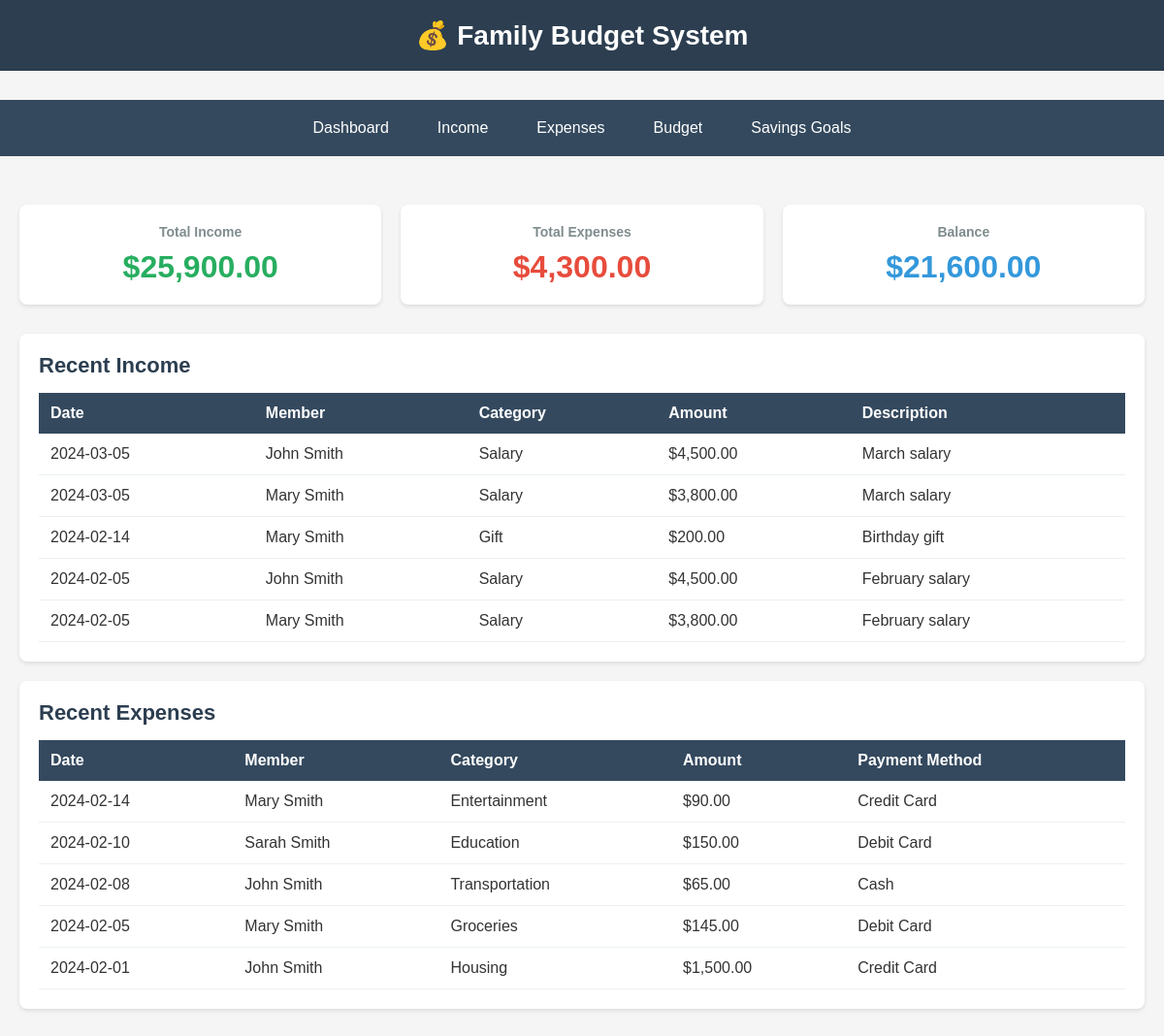
The page / on the database its author committed.
### tables this page shows
CREATE TABLE income (
    income_id INT,
    member_id INT,
    income_category_id INT,
    amount DECIMAL(10, 2),
    income_date DATE,
    description VARCHAR(255)
);

CREATE TABLE family_members (
    member_id INT,
    member_name VARCHAR(100),
    relationship VARCHAR(50),
    email VARCHAR(100),
    phone VARCHAR(20)
);

CREATE TABLE income_categories (
    income_category_id INT,
    category_name VARCHAR(100),
    description VARCHAR(255)
);

CREATE TABLE expenses (
    expense_id INT,
    member_id INT,
    expense_category_id INT,
    amount DECIMAL(10, 2),
    expense_date DATE,
    payment_method VARCHAR(50),
    description VARCHAR(255)
);

CREATE TABLE expense_categories (
    expense_category_id INT,
    category_name VARCHAR(100),
    budget_amount DECIMAL(10, 2),
    description VARCHAR(255)
);

### index.php (the view, shortened to what this page needs)
<?php
include 'includes/db_connect.php';
$income_query = "SELECT SUM(amount) as total FROM income";
$income_result = mysqli_query($conn, $income_query);
$income_row = mysqli_fetch_assoc($income_result);
$total_income = $income_row['total'] ? $income_row['total'] : 0;
$expense_query = "SELECT SUM(amount) as total FROM expenses";
$expense_result = mysqli_query($conn, $expense_query);
$expense_row = mysqli_fetch_assoc($expense_result);
$total_expenses = $expense_row['total'] ? $expense_row['total'] : 0;
$balance = $total_income - $total_expenses;
$recent_income = mysqli_query($conn, "SELECT i.*, m.member_name, c.category_name
                                       FROM income i
                                       LEFT JOIN family_members m ON i.member_id = m.member_id
                                       LEFT JOIN income_categories c ON i.income_category_id = c.income_category_id
                                       ORDER BY i.income_date DESC LIMIT 5");
$recent_expenses = mysqli_query($conn, "SELECT e.*, m.member_name, c.category_name
                                         FROM expenses e
                                         LEFT JOIN family_members m ON e.member_id = m.member_id
                                         LEFT JOIN expense_categories c ON e.expense_category_id = c.expense_category_id
                                         ORDER BY e.expense_date DESC LIMIT 5");
?>
<!DOCTYPE html>
<html>
<head>
    <link rel="stylesheet" href="css/style.css">
</head>
<body>
    <header>
        <h1>💰 Family Budget System</h1>
    </header>
    <nav>
        <ul>
            <li><a href="index.php">Dashboard</a></li>
            <li><a href="pages/income.php">Income</a></li>
            <li><a href="pages/expenses.php">Expenses</a></li>
            <li><a href="pages/budget.php">Budget</a></li>
            <li><a href="pages/savings.php">Savings Goals</a></li>
        </ul>
    </nav>
    <div class="container">
        <div class="stats">
            <div class="stat-box income">
                <h3>Total Income</h3>
                <div class="amount">$<?php echo number_format($total_income, 2); ?></div>
            </div>
            <div class="stat-box expense">
                <h3>Total Expenses</h3>
                <div class="amount">$<?php echo number_format($total_expenses, 2); ?></div>
            </div>
            <div class="stat-box balance">
                <h3>Balance</h3>
                <div class="amount">$<?php echo number_format($balance, 2); ?></div>
            </div>
        </div>
        <div class="card">
            <h2>Recent Income</h2>
            <table>
                <tr>
                    <th>Date</th>
                    <th>Member</th>
                    <th>Category</th>
                    <th>Amount</th>
                    <th>Description</th>
                </tr>
                <?php while($row = mysqli_fetch_assoc($recent_income)): ?>
                <tr>
                    <td><?php echo $row['income_date']; ?></td>
                    <td><?php echo $row['member_name']; ?></td>
                    <td><?php echo $row['category_name']; ?></td>
                    <td>$<?php echo number_format($row['amount'], 2); ?></td>
                    <td><?php echo $row['description']; ?></td>
                </tr>
                <?php endwhile; ?>
            </table>
        </div>
        <div class="card">
            <h2>Recent Expenses</h2>
            <table>
                <tr>
                    <th>Date</th>
                    <th>Member</th>
                    <th>Category</th>
                    <th>Amount</th>
                    <th>Payment Method</th>
                </tr>
                <?php while($row = mysqli_fetch_assoc($recent_expenses)): ?>
                <tr>
                    <td><?php echo $row['expense_date']; ?></td>
                    <td><?php echo $row['member_name']; ?></td>
                    <td><?php echo $row['category_name']; ?></td>
                    <td>$<?php echo number_format($row['amount'], 2); ?></td>
                    <td><?php echo $row['payment_method']; ?></td>
                </tr>
                <?php endwhile; ?>
            </table>
        </div>
    </div>
</body>
</html>

### css/style.css (style rules this page uses)
* { margin: 0; padding: 0; box-sizing: border-box; }
body { font-family: Arial, sans-serif; background-color: #f5f5f5; color: #333; }
.container { max-width: 1200px; margin: 0 auto; padding: 20px; }
header { background-color: #2c3e50; color: white; padding: 20px; text-align: center; margin-bottom: 30px; }
header h1 { font-size: 28px; }
nav { background-color: #34495e; padding: 10px; margin-bottom: 30px; }
nav ul { list-style: none; display: flex; gap: 20px; justify-content: center; }
nav a { color: white; text-decoration: none; padding: 10px 15px; display: block; }
.card { background-color: white; padding: 20px; margin-bottom: 20px; border-radius: 8px; box-shadow: 0 2px 4px rgba(0,0,0,0.1); }
.card h2 { color: #2c3e50; margin-bottom: 15px; font-size: 22px; }
.stats { display: grid; grid-template-columns: repeat(auto-fit, minmax(250px, 1fr)); gap: 20px; margin-bottom: 30px; }
.stat-box { background-color: white; padding: 20px; border-radius: 8px; box-shadow: 0 2px 4px rgba(0,0,0,0.1); text-align: center; }
.stat-box h3 { color: #7f8c8d; font-size: 14px; margin-bottom: 10px; }
.stat-box .amount { font-size: 32px; font-weight: bold; color: #2c3e50; }
.stat-box.income .amount { color: #27ae60; }
.stat-box.expense .amount { color: #e74c3c; }
.stat-box.balance .amount { color: #3498db; }
table { width: 100%; border-collapse: collapse; background-color: white; }
table th { background-color: #34495e; color: white; padding: 12px; text-align: left; }
table td { padding: 12px; border-bottom: 1px solid #ecf0f1; }

### rows shown on the page
income: income_date "2024-03-05", member.member_name "John Smith", income_category.category_name "Salary", amount "4,500.00", description "March salary"
income: income_date "2024-03-05", member.member_name "Mary Smith", income_category.category_name "Salary", amount "3,800.00", description "March salary"
income: income_date "2024-02-14", member.member_name "Mary Smith", income_category.category_name "Gift", amount "200.00", description "Birthday gift"
income: income_date "2024-02-05", member.member_name "John Smith", income_category.category_name "Salary", amount "4,500.00", description "February salary"
income: income_date "2024-02-05", member.member_name "Mary Smith", income_category.category_name "Salary", amount "3,800.00", description "February salary"
expenses: expense_date "2024-02-14", member.member_name "Mary Smith", expense_category.category_name "Entertainment", amount "90.00", payment_method "Credit Card"
expenses: expense_date "2024-02-10", member.member_name "Sarah Smith", expense_category.category_name "Education", amount "150.00", payment_method "Debit Card"
expenses: expense_date "2024-02-08", member.member_name "John Smith", expense_category.category_name "Transportation", amount "65.00", payment_method "Cash"
expenses: expense_date "2024-02-05", member.member_name "Mary Smith", expense_category.category_name "Groceries", amount "145.00", payment_method "Debit Card"
expenses: expense_date "2024-02-01", member.member_name "John Smith", expense_category.category_name "Housing", amount "1,500.00", payment_method "Credit Card"

### other values the page prints
$total_income "25,900.00"
$total_expenses "4,300.00"
$balance "21,600.00"
